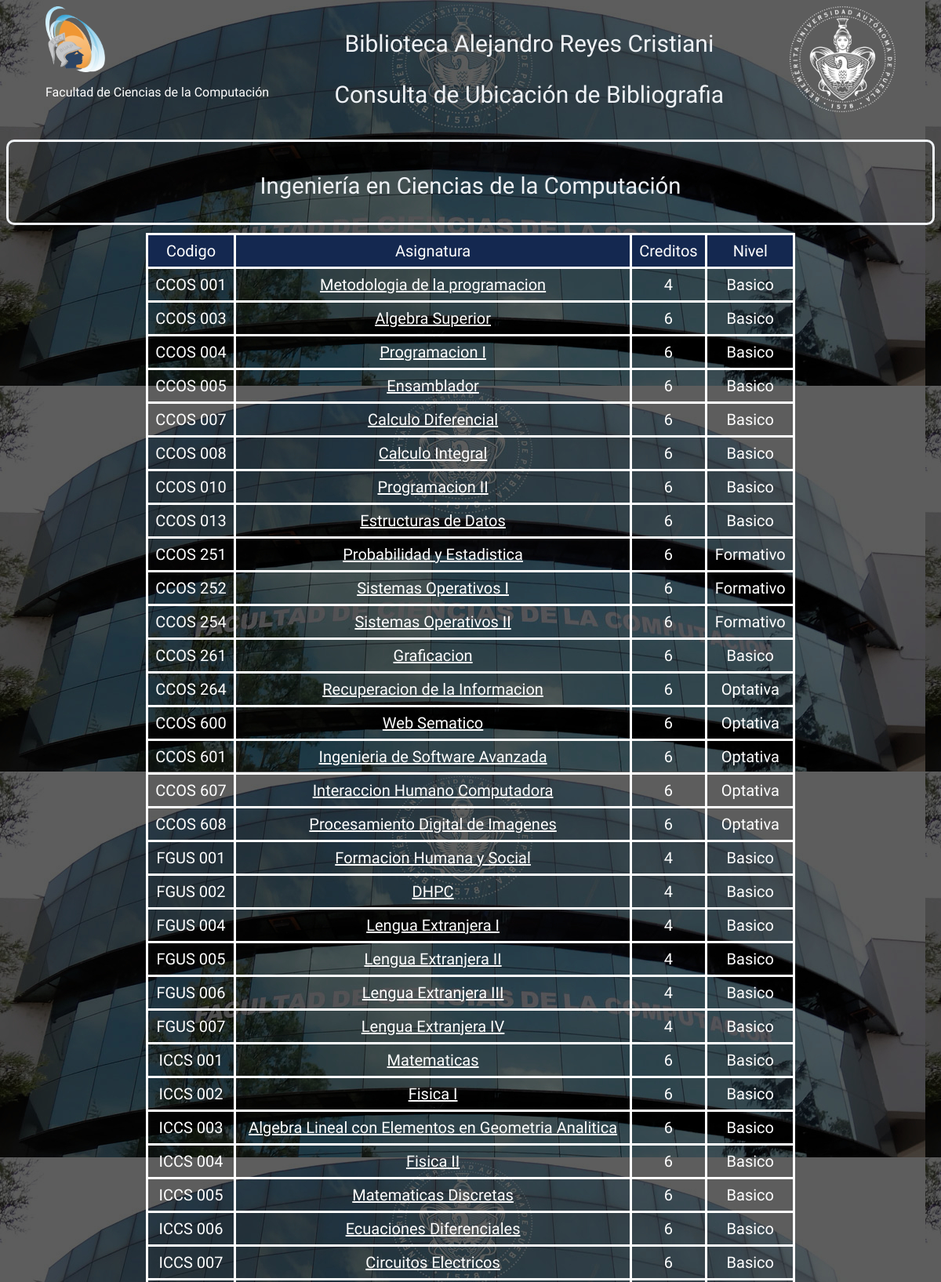
The page / (upper part) on the database its author committed.
### tables this page shows
CREATE TABLE `materias` (
  `Codigo` varchar(8) NOT NULL,
  `Asignatura` text NOT NULL,
  `Creditos` int(2) NOT NULL,
  `Nivel` text NOT NULL
);

### index.php (the view, shortened to what this page needs)
<doctype html>
<?php
	$conexion=mysqli_connect('localhost','root','','libros y materias');
?>
<html>
	<head>
		<link rel="stylesheet" type="text/css" href="./css/style.css">
		</head>
<body>
	<div class="upper">
		<div class="lgo">
			<img src="images/logo.png" alt="icone" class="icon"width="75.666666667" height="84"><p class="logotext">Facultad de Ciencias de la Computación</p>
		</div>
		<header>
			<h1>
				<p>Biblioteca Alejandro Reyes Cristiani</p>
				<p>Consulta de Ubicación de Bibliografia</p>
			</h1>
		</header>
		<img src="images/escudo_BUAP.png" alt="icone" class="icon"width="135.4" height="135.2">
		</div>
	<nav>
		<h3 class="subtitle">Ingeniería en Ciencias de la Computación</h3>
	</nav>
	<div class="tabla">
		<table class="bibliografia" id="bibl">
			<tr class="tabtitle">
			<th class="t1">Codigo</th>
			<th class="t2">Asignatura</th>
			<th class="t3">Creditos</th>
			<th class="t4">Nivel</th>
		</tr>
	<?php
		$sql="SELECT * from materias";
		$result=mysqli_query($conexion,$sql);
	while($mostrar=mysqli_fetch_array($result)){
		$v1=$mostrar['Codigo'];
		$v7=$mostrar['Asignatura'];
	?>
	<tr>
	<td><?php echo $mostrar['Codigo'] ?></td>
	<td><?php echo "<a href='destino.php?var1=$v1&var2=$v7'>"?><?php echo $mostrar['Asignatura'] ?></a></td>
	<td><?php echo $mostrar['Creditos'] ?></td>
	<td><?php echo $mostrar['Nivel'] ?></td>
	</tr>
	<?php
	}
	?>
	</table>
	</div>
</body>
</html>

### css/style.css (style rules this page uses)
body { background-color: #DAE1E7; background-image:url(../images/hero.jpg); }
h1 { text-align: center; font: 150% sans-serif; background-color: none; margin:0px; font-weight: normal; color: #EFF2F6; }
p { font-weight: normal; font-family: 'Tajawal', sans-serif; }
.bibliografia { width: 70%; position: center; margin: auto; border-collapse: collapse; font-family: 'Tajawal', sans-serif; }
#bibl td, #bibl th { border: solid black 1px, solid #ddd; padding: 8px; text-align: center; color:white; border: 3px solid white; font-size: 20px; }
.logotext { font-family: 'Tajawal', sans-serif; color: white; }
.subtitle { text-align: center; font-family: 'Tajawal', sans-serif; font-weight: normal; }
a:link { color: white; text-decoration: underline; }
.t1, .t2, .t3, .t4 { background: #142850; font-family: 'Tajawal', sans-serif; font-weight: normal; text-align: center; color: #EFF2F6; }
header { display: flex; font-size: 20px; }
nav { background-color: none; color:#EFF2F6; border-radius: 10px; padding-top: 10px;- padding-bottom: 10px; margin-top: 10px; margin-bottom: 10px; border-style: solid; font-size: 25px; }
.upper { display:flex; align-self: center; margin-left: 50px; margin-right: 50px; justify-content: space-between; }

### rows shown on the page
materias: Codigo "CCOS 001", Asignatura "Metodologia de la programacion", Creditos "4", Nivel "Basico"
materias: Codigo "CCOS 003", Asignatura "Algebra Superior", Creditos "6", Nivel "Basico"
materias: Codigo "CCOS 004", Asignatura "Programacion I", Creditos "6", Nivel "Basico"
materias: Codigo "CCOS 005", Asignatura "Ensamblador", Creditos "6", Nivel "Basico"
materias: Codigo "CCOS 007", Asignatura "Calculo Diferencial", Creditos "6", Nivel "Basico"
materias: Codigo "CCOS 008", Asignatura "Calculo Integral", Creditos "6", Nivel "Basico"
materias: Codigo "CCOS 010", Asignatura "Programacion II", Creditos "6", Nivel "Basico"
materias: Codigo "CCOS 013", Asignatura "Estructuras de Datos", Creditos "6", Nivel "Basico"
materias: Codigo "CCOS 251", Asignatura "Probabilidad y Estadistica", Creditos "6", Nivel "Formativo"
materias: Codigo "CCOS 252", Asignatura "Sistemas Operativos I", Creditos "6", Nivel "Formativo"
materias: Codigo "CCOS 254", Asignatura "Sistemas Operativos II", Creditos "6", Nivel "Formativo"
materias: Codigo "CCOS 261", Asignatura "Graficacion", Creditos "6", Nivel "Basico"
materias: Codigo "CCOS 264", Asignatura "Recuperacion de la Informacion", Creditos "6", Nivel "Optativa"
materias: Codigo "CCOS 600", Asignatura "Web Sematico", Creditos "6", Nivel "Optativa"
materias: Codigo "CCOS 601", Asignatura "Ingenieria de Software Avanzada", Creditos "6", Nivel "Optativa"
materias: Codigo "CCOS 607", Asignatura "Interaccion Humano Computadora", Creditos "6", Nivel "Optativa"
materias: Codigo "CCOS 608", Asignatura "Procesamiento Digital de Imagenes", Creditos "6", Nivel "Optativa"
materias: Codigo "FGUS 001", Asignatura "Formacion Humana y Social", Creditos "4", Nivel "Basico"
materias: Codigo "FGUS 002", Asignatura "DHPC", Creditos "4", Nivel "Basico"
materias: Codigo "FGUS 004", Asignatura "Lengua Extranjera I", Creditos "4", Nivel "Basico"
materias: Codigo "FGUS 005", Asignatura "Lengua Extranjera II", Creditos "4", Nivel "Basico"
materias: Codigo "FGUS 006", Asignatura "Lengua Extranjera III", Creditos "4", Nivel "Basico"
materias: Codigo "FGUS 007", Asignatura "Lengua Extranjera IV", Creditos "4", Nivel "Basico"
materias: Codigo "ICCS 001", Asignatura "Matematicas", Creditos "6", Nivel "Basico"
materias: Codigo "ICCS 002", Asignatura "Fisica I", Creditos "6", Nivel "Basico"
materias: Codigo "ICCS 003", Asignatura "Algebra Lineal con Elementos en Geometria Analitica", Creditos "6", Nivel "Basico"
materias: Codigo "ICCS 004", Asignatura "Fisica II", Creditos "6", Nivel "Basico"
materias: Codigo "ICCS 005", Asignatura "Matematicas Discretas", Creditos "6", Nivel "Basico"
materias: Codigo "ICCS 006", Asignatura "Ecuaciones Diferenciales", Creditos "6", Nivel "Basico"
materias: Codigo "ICCS 007", Asignatura "Circuitos Electricos", Creditos "6", Nivel "Basico"
